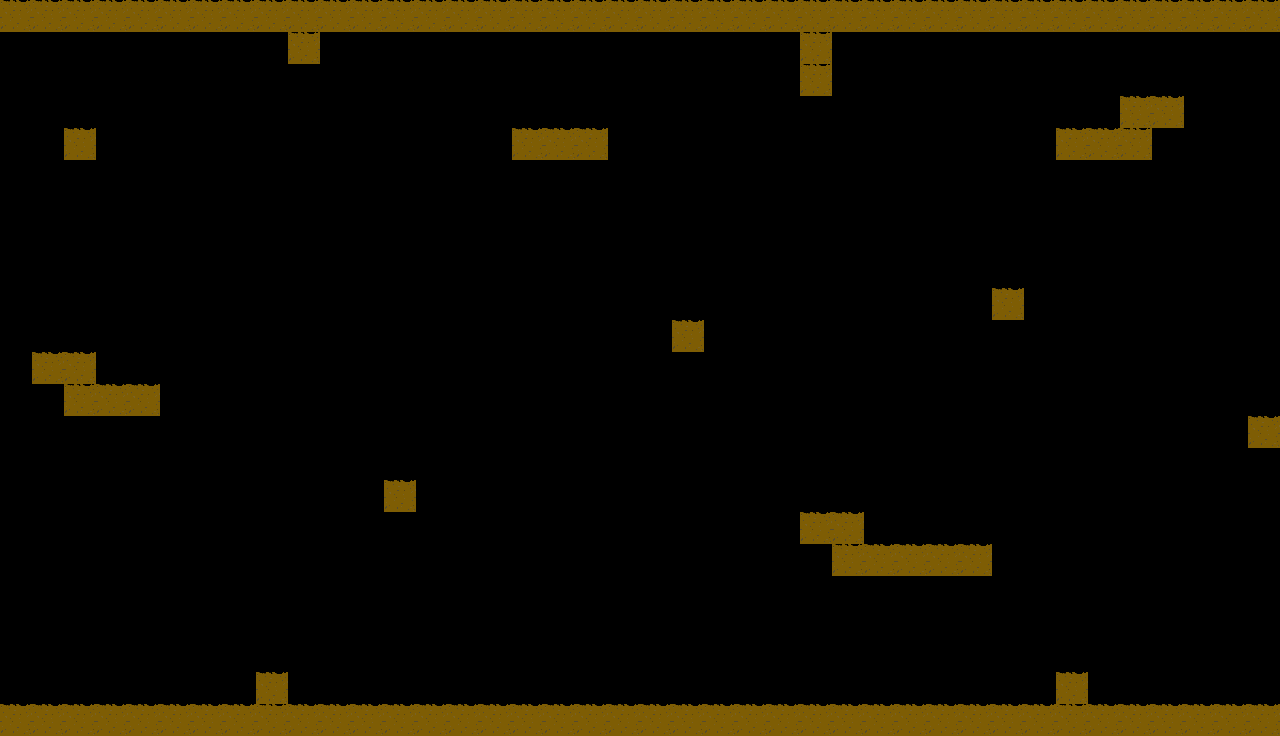

Rendered tile map (Tiled .tmx) drawn with the repository's tilesets; below, a short description and the full map source, tile grids included:
An orthogonal 40x23 tile map with 32x32 px tiles, 1 tile layer (walls).

<map version="1.2" tiledversion="2019.05.08" orientation="orthogonal" renderorder="right-down" width="40" height="23" tilewidth="32" tileheight="32" infinite="0" nextlayerid="4" nextobjectid="1">
 <tileset firstgid="1" name="flapping" tilewidth="32" tileheight="32" tilecount="1" columns="0">
  <grid orientation="orthogonal" width="1" height="1" />
  <tile id="0">
   <image width="32" height="32" source="img/floor.png" />
  </tile>
 </tileset>
 <layer id="3" name="walls" width="40" height="23">
  <data encoding="csv">
1,1,1,1,1,1,1,1,1,1,1,1,1,1,1,1,1,1,1,1,1,1,1,1,1,1,1,1,1,1,1,1,1,1,1,1,1,1,1,1,
0,0,0,0,0,0,0,0,0,1,0,0,0,0,0,0,0,0,0,0,0,0,0,0,0,1,0,0,0,0,0,0,0,0,0,0,0,0,0,0,
0,0,0,0,0,0,0,0,0,0,0,0,0,0,0,0,0,0,0,0,0,0,0,0,0,1,0,0,0,0,0,0,0,0,0,0,0,0,0,0,
0,0,0,0,0,0,0,0,0,0,0,0,0,0,0,0,0,0,0,0,0,0,0,0,0,0,0,0,0,0,0,0,0,0,0,1,1,0,0,0,
0,0,1,0,0,0,0,0,0,0,0,0,0,0,0,0,1,1,1,0,0,0,0,0,0,0,0,0,0,0,0,0,0,1,1,1,0,0,0,0,
0,0,0,0,0,0,0,0,0,0,0,0,0,0,0,0,0,0,0,0,0,0,0,0,0,0,0,0,0,0,0,0,0,0,0,0,0,0,0,0,
0,0,0,0,0,0,0,0,0,0,0,0,0,0,0,0,0,0,0,0,0,0,0,0,0,0,0,0,0,0,0,0,0,0,0,0,0,0,0,0,
0,0,0,0,0,0,0,0,0,0,0,0,0,0,0,0,0,0,0,0,0,0,0,0,0,0,0,0,0,0,0,0,0,0,0,0,0,0,0,0,
0,0,0,0,0,0,0,0,0,0,0,0,0,0,0,0,0,0,0,0,0,0,0,0,0,0,0,0,0,0,0,0,0,0,0,0,0,0,0,0,
0,0,0,0,0,0,0,0,0,0,0,0,0,0,0,0,0,0,0,0,0,0,0,0,0,0,0,0,0,0,0,1,0,0,0,0,0,0,0,0,
0,0,0,0,0,0,0,0,0,0,0,0,0,0,0,0,0,0,0,0,0,1,0,0,0,0,0,0,0,0,0,0,0,0,0,0,0,0,0,0,
0,1,1,0,0,0,0,0,0,0,0,0,0,0,0,0,0,0,0,0,0,0,0,0,0,0,0,0,0,0,0,0,0,0,0,0,0,0,0,0,
0,0,1,1,1,0,0,0,0,0,0,0,0,0,0,0,0,0,0,0,0,0,0,0,0,0,0,0,0,0,0,0,0,0,0,0,0,0,0,0,
0,0,0,0,0,0,0,0,0,0,0,0,0,0,0,0,0,0,0,0,0,0,0,0,0,0,0,0,0,0,0,0,0,0,0,0,0,0,0,1,
0,0,0,0,0,0,0,0,0,0,0,0,0,0,0,0,0,0,0,0,0,0,0,0,0,0,0,0,0,0,0,0,0,0,0,0,0,0,0,0,
0,0,0,0,0,0,0,0,0,0,0,0,1,0,0,0,0,0,0,0,0,0,0,0,0,0,0,0,0,0,0,0,0,0,0,0,0,0,0,0,
0,0,0,0,0,0,0,0,0,0,0,0,0,0,0,0,0,0,0,0,0,0,0,0,0,1,1,0,0,0,0,0,0,0,0,0,0,0,0,0,
0,0,0,0,0,0,0,0,0,0,0,0,0,0,0,0,0,0,0,0,0,0,0,0,0,0,1,1,1,1,1,0,0,0,0,0,0,0,0,0,
0,0,0,0,0,0,0,0,0,0,0,0,0,0,0,0,0,0,0,0,0,0,0,0,0,0,0,0,0,0,0,0,0,0,0,0,0,0,0,0,
0,0,0,0,0,0,0,0,0,0,0,0,0,0,0,0,0,0,0,0,0,0,0,0,0,0,0,0,0,0,0,0,0,0,0,0,0,0,0,0,
0,0,0,0,0,0,0,0,0,0,0,0,0,0,0,0,0,0,0,0,0,0,0,0,0,0,0,0,0,0,0,0,0,0,0,0,0,0,0,0,
0,0,0,0,0,0,0,0,1,0,0,0,0,0,0,0,0,0,0,0,0,0,0,0,0,0,0,0,0,0,0,0,0,1,0,0,0,0,0,0,
1,1,1,1,1,1,1,1,1,1,1,1,1,1,1,1,1,1,1,1,1,1,1,1,1,1,1,1,1,1,1,1,1,1,1,1,1,1,1,1
</data>
 </layer>
</map>